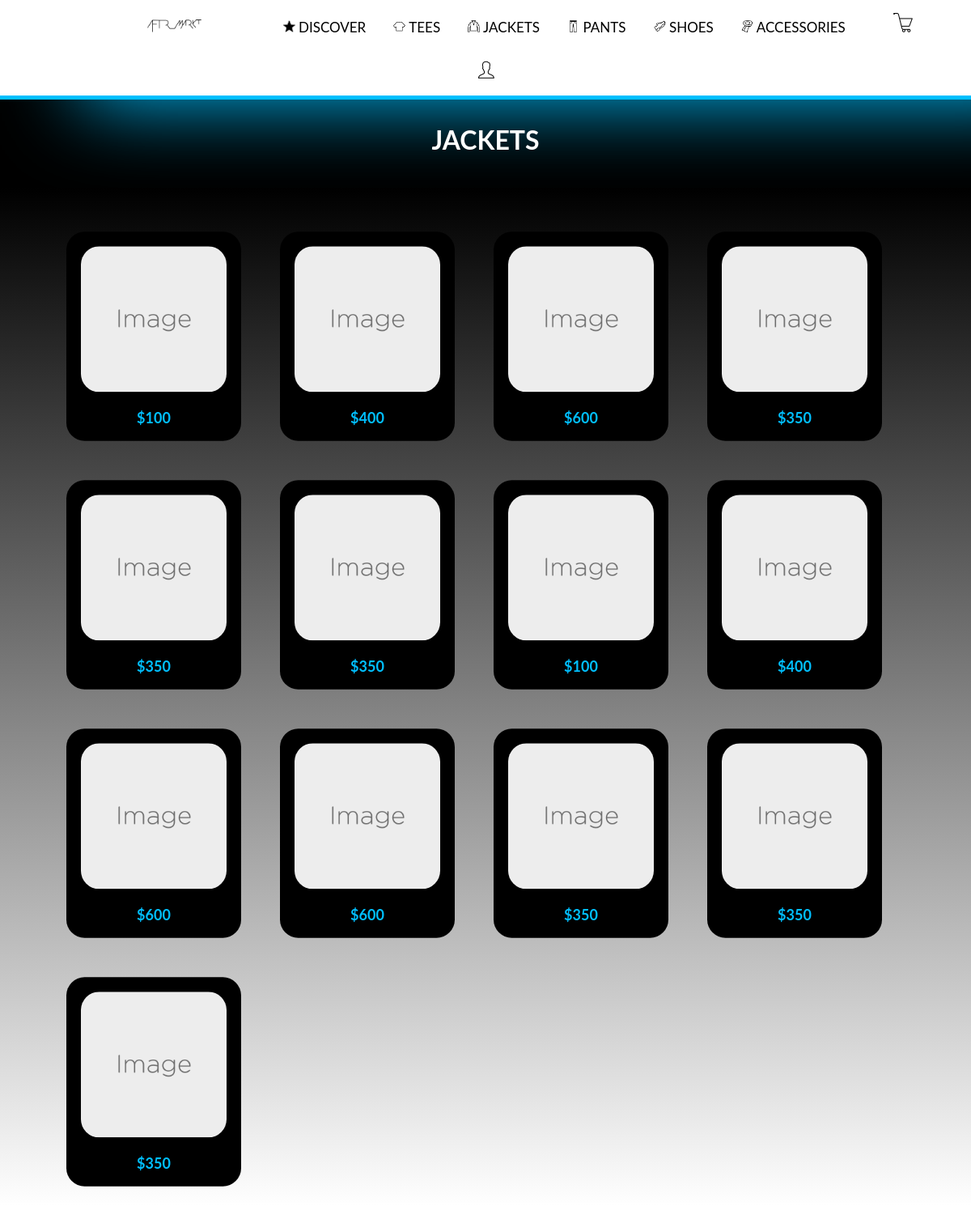
The page /jackets on the database its author committed.
### models.py (models this page shows, shortened)
class product_jacket(db.Model):
    id = db.Column(db.Integer, primary_key=True)
    price = db.Column(db.Integer, nullable=False)
    name = db.Column(db.String(120), nullable=False)
    brand = db.Column(db.String(120), nullable=False)
    size = db.Column(db.String(120), nullable=False)
    color = db.Column(db.String(120), nullable=False)
    desc = db.Column(db.String(120), nullable=False)
    catagory = db.Column(db.String(120), nullable=False)

### main.py (the view)
@app.route('/jackets', methods=['GET'])
def jackets():
    jackets_query = product_jacket.query.all()
    return render_template('Jackets.html', products = jackets_query)

### templates/Jackets.html (shortened to what this page needs)
<!DOCTYPE html>
<html lang="en">
<head>
    <link rel="stylesheet" type="text/css" href="{{ url_for('static', filename ='mystyle1.css')}}"/>
</head>
<body id="Jackets">
		<header>
    <div class="nav" id="navbar">
			<nav>
        <ul class="nav_bar_element">
            <li id="desktop_nav" class="nav_bar_element">
            </li>
            <li class="nav_bar_element">
                <a href="/discover">
                    <img src="Icons/featured.png" height="15" alt="DISCOVER" />
                    DISCOVER
                </a>
            </li>
            <li class="nav_bar_element">
                <a href="/tees">
                    <img src="Icons/tees.png" height="15" alt="TEES" />
                    TEES
                </a>
            </li>
            <li class="nav_bar_element">
                <a class="active" href="/jackets">
                    <img src="Icons/jackets.png" height="15" alt="JACKETS" />
                    JACKETS
                </a>
            </li>
            <li class="nav_bar_element">
                <a href="/pants">
                    <img src="Icons/pants.png" height="15" alt="PANTS" />
                    PANTS
                </a>
            </li>
            <li class="nav_bar_element">
                <a href="/shoes">
                    <img src="Icons/shoes.png" height="15" alt="SHOES" />
                    SHOES
                </a>
            </li>
            <li class="nav_bar_element">
                <a href="/accessories">
                    <img src="Icons/accessories.png" height="15" alt="ACCESSORIES" />
                    ACCESSORIES
                </a>
            </li>
            <li class="nav_bar_element">
                <a href="/cart" id="Mobile_Cart_Text">
                    <img src="Icons/shopping_cart.png" class="final_icons"  alt="CART" />
                </a>
            </li>
            <li class="nav_bar_element">
							{% if current_user.is_authenticated == False %}
                <a href="/login" id="Mobile_Status_Text">
                    <img id="PROFILE_STATUS" src="Icons/profile.png" class="final_icons" alt="Profile" />
                </a>
							{% endif %}
            </li>
        </ul>
			</nav>
    </div>
		</header>
    <div class="Page_Heading">
        <h1> JACKETS </h1>
    </div>
		<ul class="CART_ITMES">
       {% for row in products %}
			 <li class="mini_card" onclick="window.location = '/jackets/{{row.id}}' ">
            <img src="/Images/Placeholder_Square.png" alt="AN OBJECT TO BE SOLD" class="cart_image"/>
            <h4 class="mini_card_desc"> ${{row.price}} </h4>
        </li>
				{% endfor %}
    </ul>
</body>
</html>

### static/mystyle1.css (style rules this page uses)
:root { --accent: deepskyblue; }
html { margin: 0; padding: 0; overflow: hidden; }
body { position: absolute; width: 100%; height: 100%; overflow: auto; font-size: 40; background-color: black; font-size: 40; font-family: "Lato", sans-serif; }
* { box-sizing: border-box; padding: 0px; margin: 0px; }
a:link { color: black; text-decoration: none; }
a { color: white; font: 400 17px Lato, sans-serif; text-align: center; cursor: pointer; transition: 0.3s; }
.final_icons { height: 25px; }
.nav { background-color: white; border-bottom: 5px solid var(--accent); box-shadow: 100px 0px 100px var(--accent); text-align: center; display: inline-block; display: flex; }
li.nav_bar_element { transition: 0.3s; padding:5px; }
li.nav_bar_element:nth-child(8) { padding-left: 30px; padding-right: 30px; }
li.nav_bar_element:last-child { padding-left: 30px; padding-right: 30px; }
li.nav_bar_element:first-child { padding-left: 140px; padding-right: 70px; }
.Page_Heading { color: white; text-align: center; padding-top: 30px; padding-left: 70px; padding-right: 70px; padding-bottom: 40px; }
.CART_ITMES { padding-top: 30px; padding-left: 60px; padding-right: 50px; text-align: left; color: white; font-size: 15px; background: linear-gradient(180deg, rgba(0,0,0,1) 0%, rgba(255,255,255,1) 100%); }
.cart_image { width: 200px; border-radius: 25px; }
ul li { display: inline-block; margin: 10px; padding-bottom: 5px; }
.mini_card { padding: 20px; background-color:black; border-radius: 25px; transform: scale(0.9); transition: 300ms; }
.mini_card_desc { color: var(--accent); font-size: 20px; text-align: center; padding-top: 20px; }

### rows shown on the page
product_jacket: price "100"
product_jacket: price "400"
product_jacket: price "600"
product_jacket: price "350"
product_jacket: price "350"
product_jacket: price "350"
product_jacket: price "100"
product_jacket: price "400"
product_jacket: price "600"
product_jacket: price "600"
product_jacket: price "350"
product_jacket: price "350"
product_jacket: price "350"
